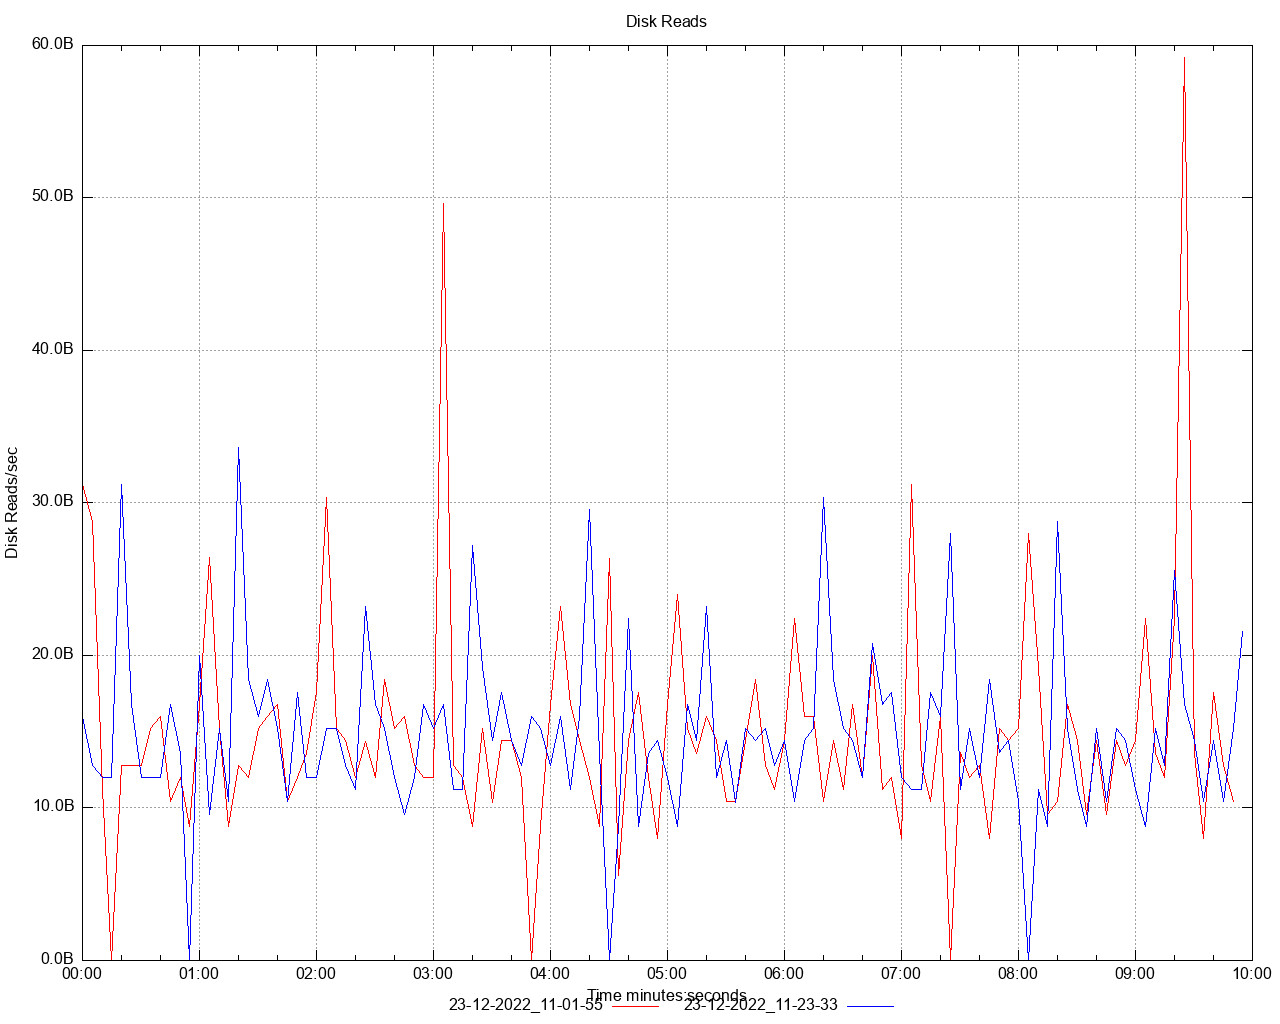

Write gnuplot code to recreate this figure.
set title 'Disk Reads' noenhanced
set style data lines
set datafile separator ","
set terminal png size 1280,1024
set grid
set key below
set xdata time
set timefmt "%s"
offset = 0
t0(x)=(offset=($0==0) ? x : offset, x - offset)
set xlabel 'Time minutes:seconds'
set ylabel 'Disk Reads/sec'
set format y '%.1s%cB'
set output '/Users/ahmet.mircik/Workspace/python/hazelcast-simulator/offload-benchmarks/report/dstat/disk_read_A1.png'
plot \
   '/Users/ahmet.mircik/Workspace/python/hazelcast-simulator/offload-benchmarks/report/data/disk_read_A1_1.data' using (t0(timecolumn(1))):2 title "23-12-2022_11-01-55" noenhanced lt rgb "red", \
   '/Users/ahmet.mircik/Workspace/python/hazelcast-simulator/offload-benchmarks/report/data/disk_read_A1_2.data' using (t0(timecolumn(1))):2 title "23-12-2022_11-23-33" noenhanced lt rgb "blue", \
